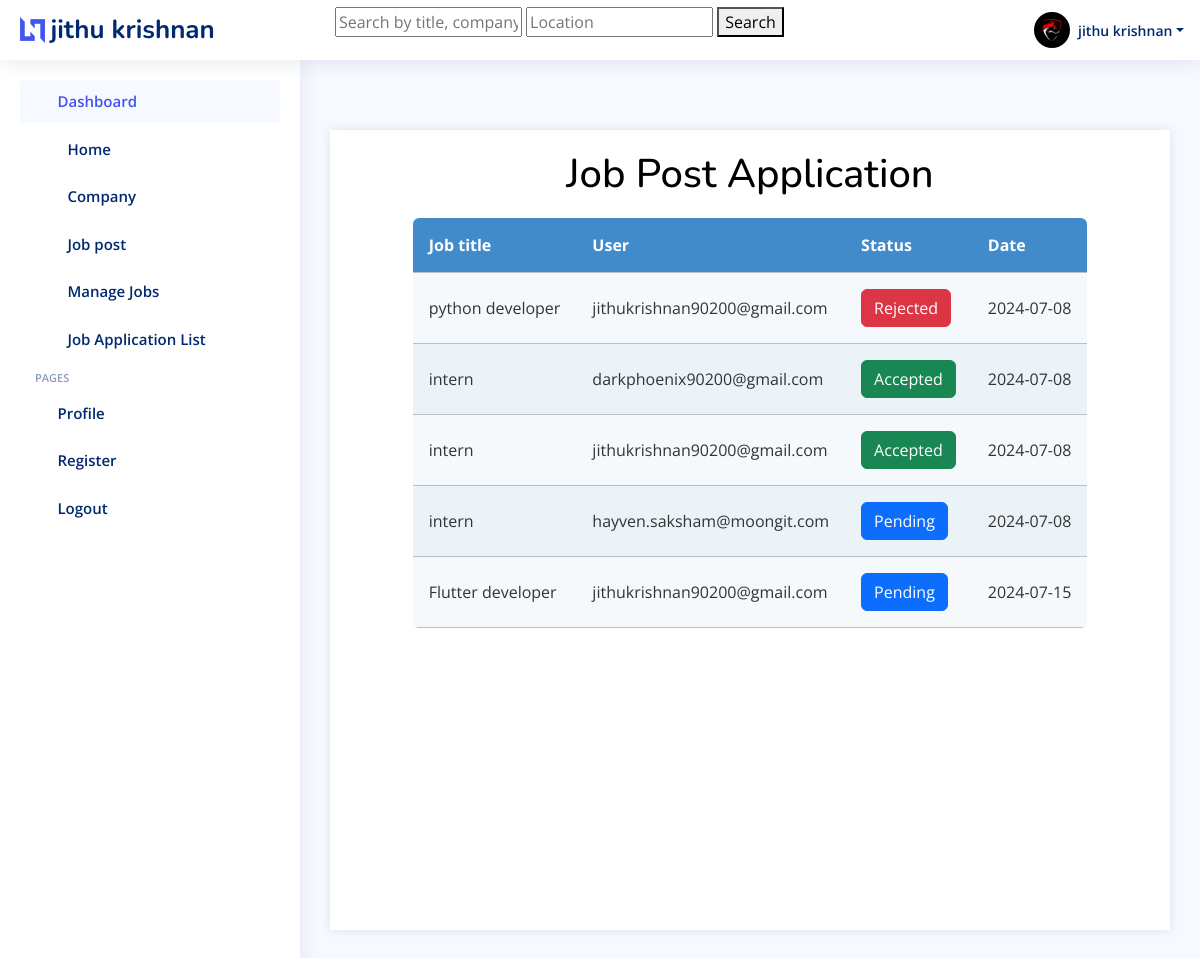
The page /job/job_application_list_stats (signed in) on the database as committed earlier.
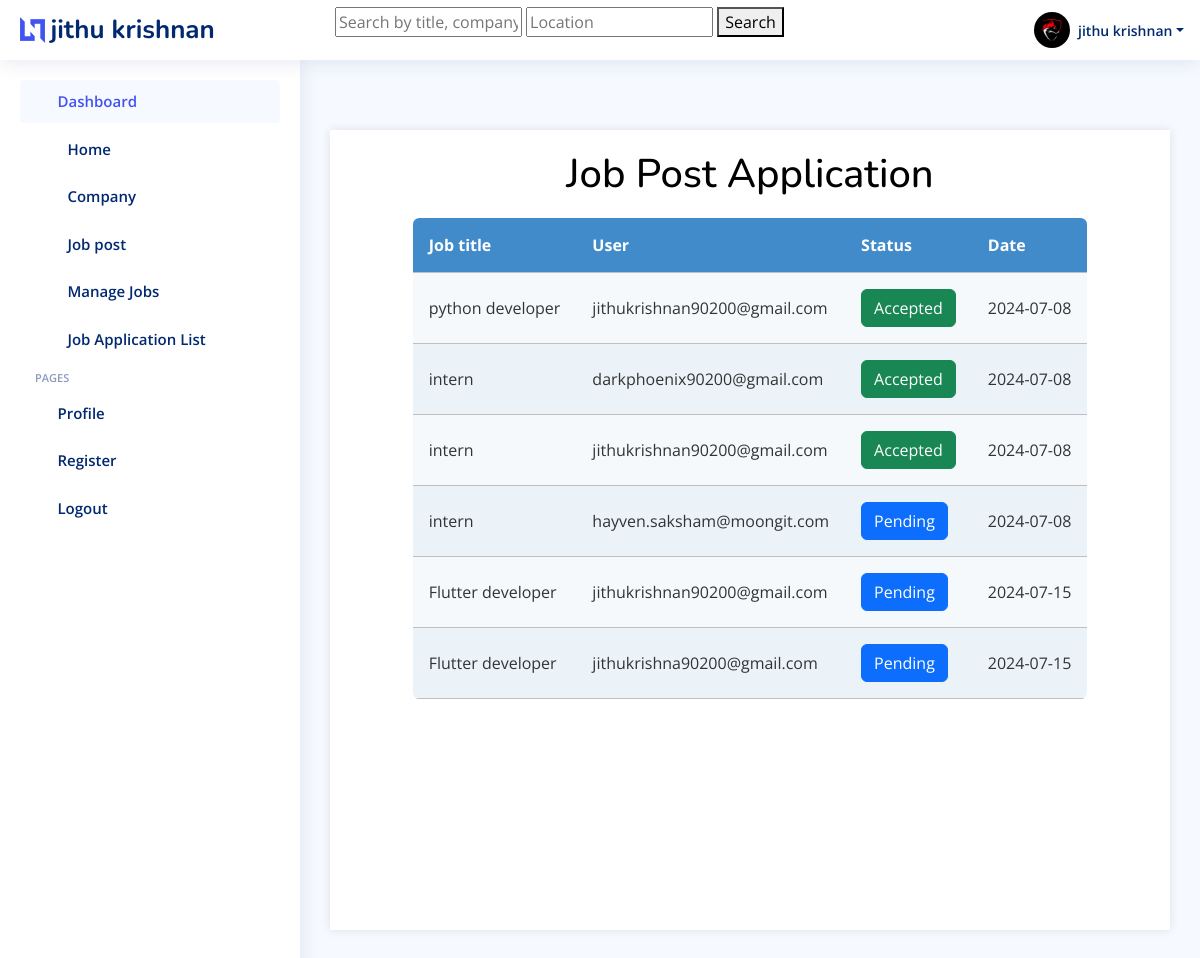
The same page on the database as committed later.
### Job/models.py (models this page shows, shortened)
class Apply_Job(models.Model):
    STATUS_CHOICES = [
        ('Pending', 'Pending'),
        ('Accepted', 'Accepted'),
        ('Rejected', 'Rejected'),
    ]
    user=models.ForeignKey(User,on_delete=models.CASCADE)
    job=models.ForeignKey(JobPost,on_delete=models.CASCADE)
    timestamp=models.DateTimeField(auto_now_add=True)
    status= models.CharField(max_length=10, choices=STATUS_CHOICES, default='Pending')

class JobPost(models.Model):
    EXPERIENCE_CHOICES = [
        ('0-1', '0-1 years'),
        ('1-3', '1-3 years'),
        ('3-5', '3-5 years'),
        ('5-10', '5-10 years'),
        ('10+', '10+ years'),
    ]
    JOB_TYPE_CHOICES = [
        ('Full-Time', 'Full-Time'),
        ('Part-Time', 'Part-Time'),
        ('Internship', 'Internship'),
    ]
    user=models.ForeignKey(User,on_delete=models.CASCADE)
    company=models.ForeignKey(Company,on_delete=models.CASCADE,default='Select Your Company')
    skills = models.ManyToManyField(Skills_job, blank=True)
    title=models.CharField(max_length=255,blank=True, null=True)
    education=models.ForeignKey(Education,on_delete=models.CASCADE, default='Highest Qualification')
    salary=models.ForeignKey(SalaryRange,on_delete=models.CASCADE, default='10000-20000')
    overview =models.TextField(max_length=255,blank=True,null=True)
    location=models.CharField(max_length=255,blank=True,null=True)
    job_type =models.CharField(max_length=10,choices=JOB_TYPE_CHOICES,null=True, default='Full-Time')
    experience= models.CharField(max_length=5,choices=EXPERIENCE_CHOICES,null=True)
    is_active= models.BooleanField(default=True)
    timestamp=models.DateTimeField(auto_now_add=True)

### UserApplicant/models.py (models this page shows, shortened)
class User(AbstractUser):
    email = models.EmailField(unique=True)
    is_admin = models.BooleanField(default=False)
    is_employer=models.BooleanField(default=False)
    is_jobseeker=models.BooleanField(default=False)
    has_resume=models.BooleanField(default=False)
    has_company=models.BooleanField(default=False)
    is_verified =models.BooleanField(default=False)
    verification_token= models.CharField(max_length=64,unique=True,blank=True)
    is_blocked =models.BooleanField(default=False)

### Job/views.py (the view)
# urls.py: path('job_application_list_stats',views.JobApplicationListStatView.as_view(),name="job_application_list_stats"),
class JobApplicationListStatView(ListView):
    model=Apply_Job
    template_name = 'Job/Job_application_list_all.html'
    context_object_name="job_applications"
    def get_queryset(self):
        if self.request.user.is_authenticated and self.request.user.is_employer:
            return Apply_Job.objects.filter(job__user=self.request.user)
        else:
            return Apply_Job.objects.none()
    def dispatch(self, request, *args, **kwargs):
        if not request.user.is_authenticated or not request.user.is_employer:
            return HttpResponse("only for employer.")
        return super().dispatch(request, *args, **kwargs)

### templates/Job/Job_application_list_all.html (shortened to what the changed rows need)
{% extends 'Dashboard/Dashboard.html' %}
{% load widget_tweaks %}
{% load static %}
{% block main %}
<main id="main" class="main">
    <section class="section profile">
        <div class="ever">
            <h2 style="text-align: center; color: black; font-size: 40px;"> Job Post Application </h2>
            <div class="container">
                <table class="rwd-table">
                    <tbody id="job-table-body">
                        <tr>
                            <th>Job title</th>
                            <th>User</th>
                            <th>Status</th>
                            <th>Date</th>
                        </tr>
                        {% for job in job_applications %}
                        <tr >
                            <td data-th="Job title">{{ job.job.title }}</td>
                            <td data-th="Location">
                              {{ job.user }}
                            </td>
                            <td data-th="Job title">
                                {% if job.status == 'Pending' %}
                                <a href="{% url 'status_track_update_emp' job.id %}" class="btn btn-primary">{{ job.status }}</a>
                                {% elif job.status == 'Accepted' %}
                                <a href="{% url 'status_track_update_emp' job.id %}" class="btn btn-success">{{ job.status }}</a>
                                {% else %}
                                <a href="{% url 'status_track_update_emp' job.id %}" class="btn btn-danger">{{ job.status }}</a>
                                {% endif %}
                            </td>
                            <td data-th="Job title">{{ job.job.timestamp|date:"Y-m-d" }}</td>
                        </tr>
                        {% endfor %}
                    </tbody>
                </table>
            </div>
        </div>
    </section>
</main>
{% endblock main %}
{% block script %}
<link rel="stylesheet" href="https://ajax.googleapis.com/ajax/libs/jqueryui/1.12.1/themes/smoothness/jquery-ui.css">
{% endblock  %}

Rows that differ between the two databases and show on the page:
changed Apply_Job "python developer": status "Rejected" → "Accepted"
added Apply_Job: job "Flutter developer", user "jithukrishna90200@gmail.com", status "Pending", job.timestamp "2024-07-15"
